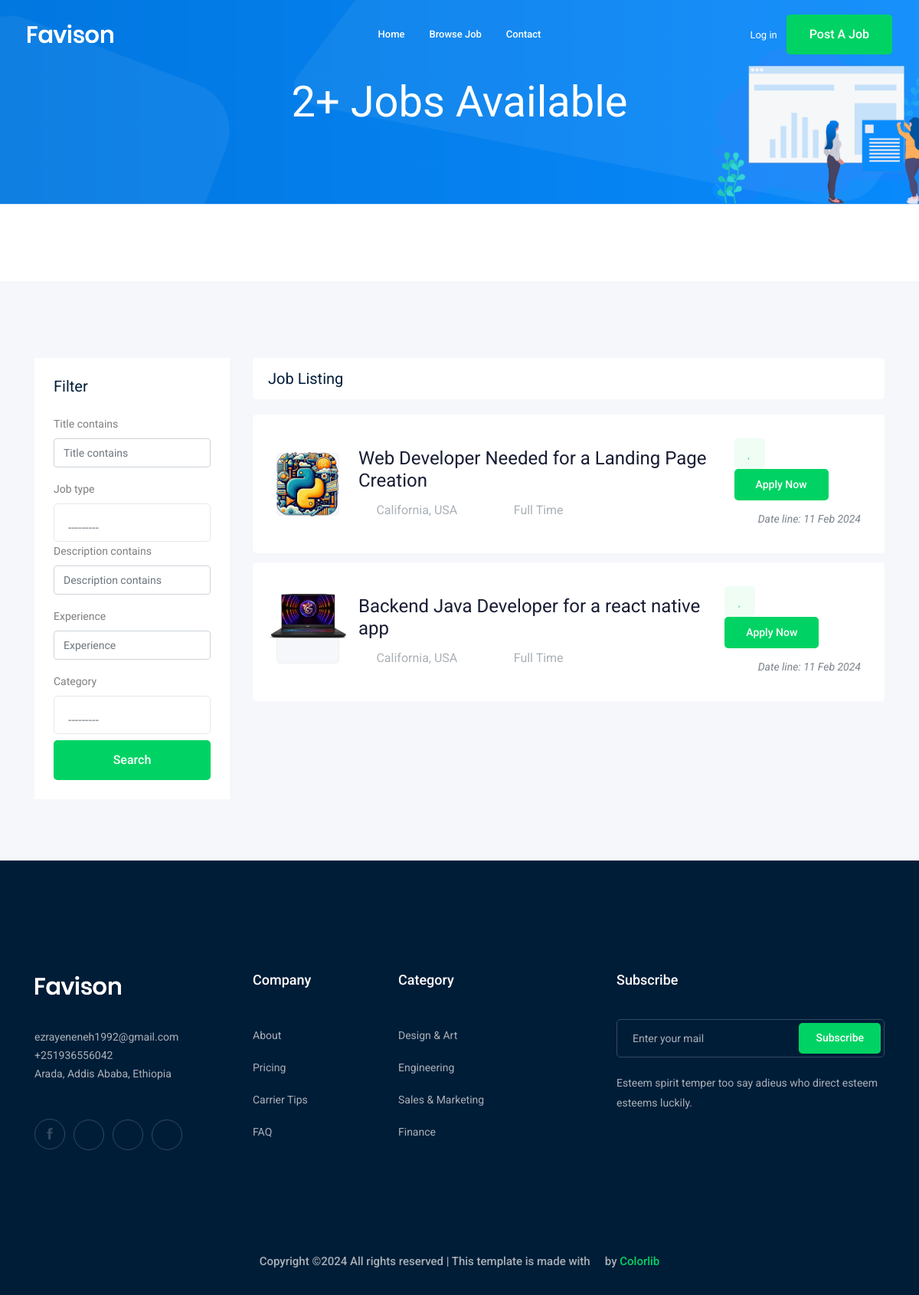
The app's page //jobs, older data.
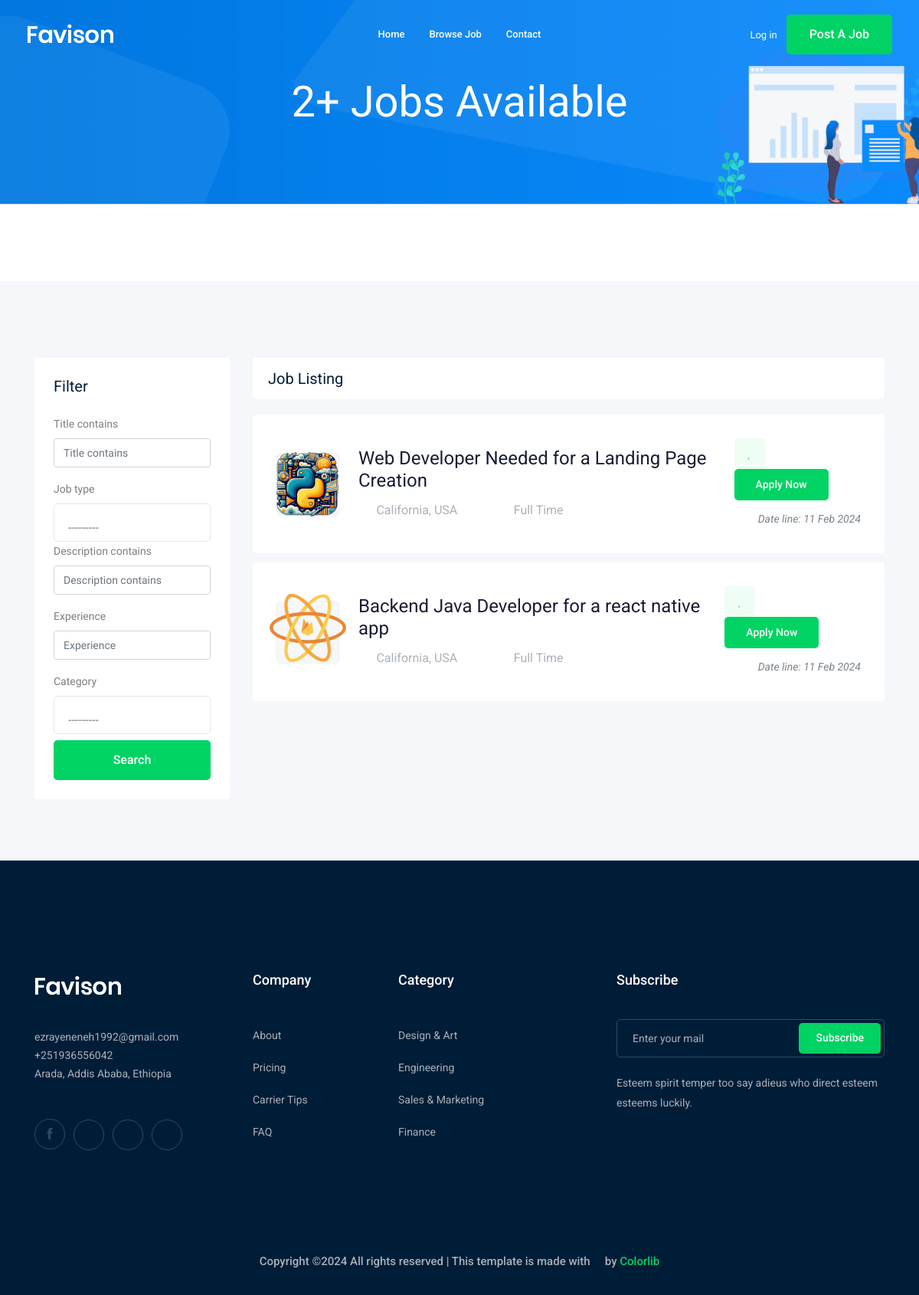
The same page, newer data.
### job/models.py (models this page shows, shortened)
class Job(models.Model):  # table
    owner = models.ForeignKey(User, related_name='job_owner', on_delete=models.CASCADE)
    title = models.CharField(max_length=100)  # column
    job_type = models.CharField(max_length=15 , choices=JOB_TYPE)
    description = models.TextField(max_length=1000)
    published_at = models.DateTimeField(auto_now=True)
    Vacancy = models.IntegerField(default=1)
    salary = models.IntegerField(default=0)
    experience = models.IntegerField(default=1)
    category = models.ForeignKey('Category',on_delete=models.CASCADE)
    image = models.ImageField(upload_to=image_upload)
    slug = models.SlugField(blank=True, null=True)
    def __str__(self):
        return self.title

### job/views.py (the view)
# urls.py: path('/jobs',views.job_list , name='job_list'),
def job_list(request):
    job_list = Job.objects.all()
    myfilter = JobFilter(request.GET, queryset=job_list)
    job_list = myfilter.qs
    total_jobs_count = job_list.count()  # Count total jobs before pagination
    paginator = Paginator(job_list, 10)
    page_number = request.GET.get('page')
    page_obj = paginator.get_page(page_number)
    context = {'jobs': page_obj, 'myfilter': myfilter, 'total_jobs_count': total_jobs_count}
    return render(request, 'job/job_list.html', context)

### job/models.py (called while the page is built)
    def __str__(self):
        return self.name

### job/templates/job/job_list.html (shortened to what this page needs)
{% extends 'base.html' %}
{% load bootstrap4 %}
{% block body %}
    <div class="bradcam_area bradcam_bg_1">
        <div class="container">
            <div class="row">
                <div class="col-xl-12">
                    <div class="bradcam_text">
                        <h3>{{ total_jobs_count }}+ Jobs Available</h3>
                    </div>
                </div>
            </div>
        </div>
    </div>
    <div class="job_listing_area plus_padding">
        <div class="container">
            <div class="row">
                <div class="col-lg-3">
                    <div class="job_filter white-bg">
                        <div class="form_inner white-bg">
                            <h3>Filter</h3>
                            <form method="GET">
                                {% bootstrap_form myfilter.form %}
                                <input type="submit" value="Search" class="boxed-btn3 w-100 mt-2">
                            </form>
                        </div>
                    </div>
                </div>
                <div class="col-lg-9">
                    <div class="recent_joblist_wrap">
                        <div class="recent_joblist white-bg ">
                            <div class="row align-items-center">
                                <div class="col-md-6">
                                    <h4>Job Listing</h4>
                                </div>
                                <div class="col-md-6">
                                </div>
                            </div>
                        </div>
                    </div>
                    <div class="job_lists m-0">
                        <div class="row">
                           {% for job in jobs %}
                            <div class="col-lg-12 col-md-12">
                                <div class="single_jobs white-bg d-flex justify-content-between">
                                    <div class="jobs_left d-flex align-items-center">
					    <div class="thumb">
						    <img src="{{ job.image.url }}"  alt=""
						    style=
						    "position: relative;
						     display: inline-block;
						     max-width: 100px;
						     max-height: 100px;
						     right: 25px;
						     bottom: 25px;">
                                        </div>
                                        <div class="jobs_conetent">
                                            <a href="{% url 'jobs:job_detail' job.slug %}"><h4>{{job}}</h4></a>
                                            <div class="links_locat d-flex align-items-center">
                                                <div class="location">
                                                    <p> <i class="fa fa-map-marker"></i> California, USA</p>
                                                </div>
                                                <div class="location">
                                                    <p> <i class="fa fa-clock-o"></i> {{job.job_type}}</p>
                                                </div>
                                            </div>
                                        </div>
                                    </div>
                                    <div class="jobs_right">
                                        <div class="apply_now">
                                            <a class="heart_mark" href="#"> <i class="fa fa-heart"></i> </a>
                                            <a href="{% url 'jobs:job_detail' job.slug %}" class="boxed-btn3">Apply Now</a>
                                        </div>
                                        <div class="date">
                                            <p>Date line: {{job.published_at|date:'d M o'}}</p>
                                        </div>
                                    </div>
                                </div>
                            </div>
                            {% endfor %}
                        </div>
                    </div>
                </div>
            </div>
        </div>
    </div>
{% endblock body %}

Row changes from the older to the newer data that the page shows:
changed Job "Backend Java Developer for a react native app": image: a different picture
